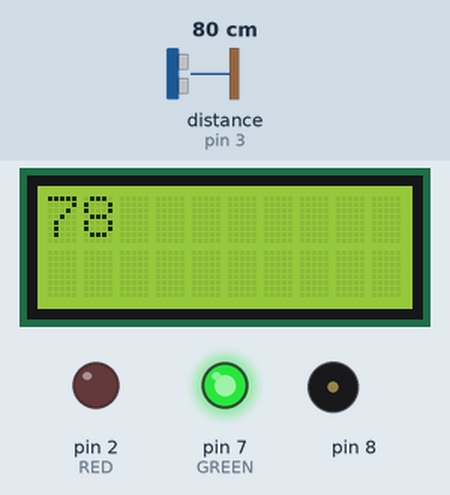
Recording of a sketch running on a simulated Arduino Uno, built with avr-gcc and run on an emulated ATmega328P. Parts: 10×2 character LCD, output pins drawn as LEDs (lit = HIGH), buzzer (waves = sounding). Wiring (inferred from the names in the program): ultrasonic range finder: trigger pin 4; echo pin 3. The inputs (shaded band) are chosen by the test bench; at power-on: distance to the obstacle (sensor on pin 3) 80 cm. The echo pulse lasts 58.3 µs per cm; pins used as bus, display or sensor lines are not drawn; what the sketch prints to the serial monitor is not drawn.

Above: at 1.2 s.
1.3 s: distance to the obstacle (sensor on pin 3) set to 22 cm
At 1.57 s:
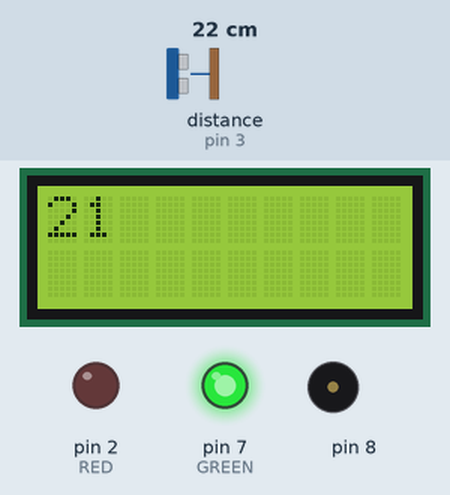
2.9 s: distance to the obstacle (sensor on pin 3) set to 18 cm
At 3.31 s:
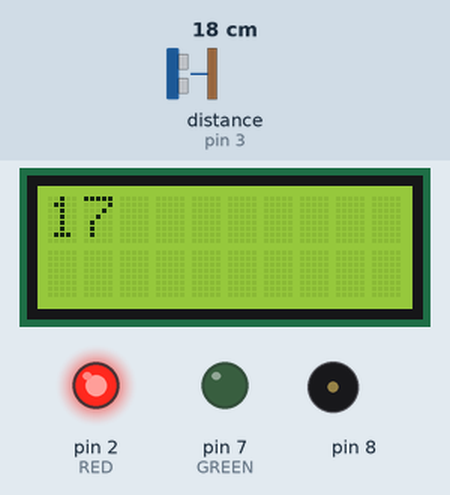
5.0 s: distance to the obstacle (sensor on pin 3) set to 2 cm
At 5.12 s:
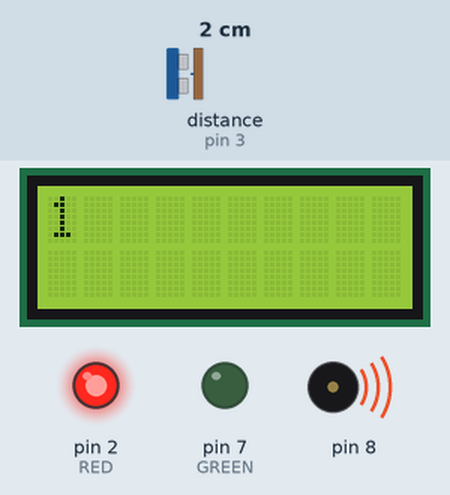
Timing chart, 0 to 12.5 s (numbered marks = the images above; inputs shaded):
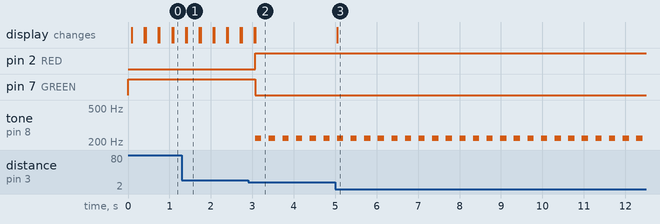

The sketch:

Sensor_Buzzer.ino
```cpp
#include "SR04.h"
#include "pitches.h"
#include "LiquidCrystal.h"

#define TRIG_PIN 4
#define ECHO_PIN 3

#define RED 2
#define GREEN 7

LiquidCrystal lcd(6, 13, 9, 10, 11, 12); //lcd pins for RS,E,D4,D5,D6,D7

SR04 sr04 = SR04(ECHO_PIN, TRIG_PIN);
long a;

void setup() {
  Serial.begin(9600);  //allows to watch what is being sent in the serial monitor on that channel
  pinMode(RED, OUTPUT); //Saying that RED is an output
  pinMode(GREEN, OUTPUT);
  digitalWrite(RED, LOW); //tells RED to be given 0V
  digitalWrite(GREEN, HIGH); //tells GREEN to be given 5V
  lcd.begin(10, 2);
}

void loop() {
  a = sr04.Distance();
  Serial.print(a);
  Serial.println("cm");
  lcd.setCursor(0,0);
  lcd.print(a);
  if (a < 20) {
    digitalWrite(GREEN, LOW);
    digitalWrite(RED, HIGH);
    tone(8, NOTE_A3, 150);
  }
  else {
    digitalWrite(RED, LOW);
    digitalWrite(GREEN, HIGH);
  }
  delay(300);
  lcd.clear();
}
```

SR04.cpp
```cpp
#include "SR04.h"

SR04::SR04(int echoPin, int triggerPin) {
    _echoPin = echoPin;
    _triggerPin = triggerPin;
    pinMode(_echoPin, INPUT);
    pinMode(_triggerPin, OUTPUT);
    _autoMode = false;
    _distance = 999;
}


long SR04::Distance() {
    long d = 0;
    _duration = 0;
    digitalWrite(_triggerPin, LOW);
    delayMicroseconds(2);
    digitalWrite(_triggerPin, HIGH);
    delayMicroseconds(10);
    digitalWrite(_triggerPin, LOW);
    delayMicroseconds(2);
    _duration = pulseIn(_echoPin, HIGH, PULSE_TIMEOUT);
    d = MicrosecondsToCentimeter(_duration);
    delay(25);
    return d;
}

long SR04::DistanceAvg(int wait, int count) {
    long min, max, avg, d;
    min = 999;
    max = 0;
    avg = d = 0;

    if (wait < 25) {
        wait = 25;
    }

    if (count < 1) {
        count = 1;
    }

    for (int x = 0; x < count + 2; x++) {
        d = Distance();

        if (d < min) {
            min = d;
        }

        if (d > max) {
            max = d;
        }

        avg += d;
    }

    // substract highest and lowest value
    avg -= (max + min);
    // calculate average
    avg /= count;
    return avg;
}

void SR04::Ping() {
    _distance = Distance();
}

long SR04::getDistance() {
    return _distance;
}

long SR04::MicrosecondsToCentimeter(long duration) {
    long d = (duration * 100) / 5882;
    //d = (d == 0)?999:d;
    return d;
}
```

SR04.h
```cpp
#ifndef SR04_H
#define SR04_H

#if defined(ARDUINO) && ARDUINO >= 100
	#include "Arduino.h"
#else
	#include "WProgram.h"
#endif
//#include "pins_arduino.h"

#include <inttypes.h>

#define PULSE_TIMEOUT 150000L	// 100ms
#define DEFAULT_DELAY 10
#define DEFAULT_PINGS 5
class SR04 {
public:

	/**
	* Constructor
	* Ultrasonic sensor SR04, four connections pins
	* VCC, ECHO, TRIGGER, GND
	* <br>
	* \param echoPin digital INPUT-Pin for measuring distance
	* \param triggerPin if 10us high a trigger signal is generated from
	*					SR04
	*
	* \return void
	*/
	SR04(int echoPin, int triggerPin);

	/**
	* Do a measurment for this sensor. Return distance as long
	* in centimenter
	* \return long distance in centimeter
	*/
	long Distance();

	/**
	* Do count measurents and calculate the average.
	* To avoid defilement from ow/high peaks, min/max values
	* are substracted from the average
	*
	* \param wait delay between measurements, default = DEFAULT_DELAY/ms
	* \param count number of measurements, default DEFAULT_PINGS
	* \return long distance in centimeter
	**/
	long DistanceAvg(int wait=DEFAULT_DELAY, int count=DEFAULT_PINGS);

	/**
	* Do only a ping. Get result with methode getDistance()
	*
	* \param keine
	*/
	void Ping() ;

	/**
	* return latest distance. Methode Ping() should be called before
	* \param keine
	* \return Distanz in Zentimeter
	*/
	long getDistance();


private:
	/**
	* Do the measurement calculation and return result in centimeter
	* SR04 measure echo time to obstacle and return way.
	* <br>
	* Sound travels with 340m/sec
	* <br>
	* Example: Obstace 100cm away from SR04. Measure time is 100cm to
	* obstacle and 100cm return = 200cm
	* <br>
	* 1sec = 1000ms = 1.000.000uS
	* 1.000.000 / 340 = Distance in microseconds for 100cm
	* 2941uS fuer 100cm = 5882 uS fuer 200cm
	*
	* duration / 5882 * 100 = distance in cm
	*/
	long MicrosecondsToCentimeter(long duration);

	long _currentDistance;
	int _echoPin, _triggerPin;
	long _duration, _distance;
	bool _autoMode;
};
#endif
```

pitches.h
```cpp
/*************************************************
 * Public Constants
 *************************************************/

#define NOTE_B0  31
#define NOTE_C1  33
#define NOTE_CS1 35
#define NOTE_D1  37
#define NOTE_DS1 39
#define NOTE_E1  41
#define NOTE_F1  44
#define NOTE_FS1 46
#define NOTE_G1  49
#define NOTE_GS1 52
#define NOTE_A1  55
#define NOTE_AS1 58
#define NOTE_B1  62
#define NOTE_C2  65
#define NOTE_CS2 69
#define NOTE_D2  73
#define NOTE_DS2 78
#define NOTE_E2  82
#define NOTE_F2  87
#define NOTE_FS2 93
#define NOTE_G2  98
#define NOTE_GS2 104
#define NOTE_A2  110
#define NOTE_AS2 117
#define NOTE_B2  123
#define NOTE_C3  131
#define NOTE_CS3 139
#define NOTE_D3  147
#define NOTE_DS3 156
#define NOTE_E3  165
#define NOTE_F3  175
#define NOTE_FS3 185
#define NOTE_G3  196
#define NOTE_GS3 208
#define NOTE_A3  220
#define NOTE_AS3 233
#define NOTE_B3  247
#define NOTE_C4  262
#define NOTE_CS4 277
#define NOTE_D4  294
#define NOTE_DS4 311
#define NOTE_E4  330
#define NOTE_F4  349
#define NOTE_FS4 370
#define NOTE_G4  392
#define NOTE_GS4 415
#define NOTE_A4  440
#define NOTE_AS4 466
#define NOTE_B4  494
#define NOTE_C5  523
#define NOTE_CS5 554
#define NOTE_D5  587
#define NOTE_DS5 622
#define NOTE_E5  659
#define NOTE_F5  698
#define NOTE_FS5 740
#define NOTE_G5  784
#define NOTE_GS5 831
#define NOTE_A5  880
#define NOTE_AS5 932
#define NOTE_B5  988
#define NOTE_C6  1047
#define NOTE_CS6 1109
#define NOTE_D6  1175
#define NOTE_DS6 1245
#define NOTE_E6  1319
#define NOTE_F6  1397
#define NOTE_FS6 1480
#define NOTE_G6  1568
#define NOTE_GS6 1661
#define NOTE_A6  1760
#define NOTE_AS6 1865
#define NOTE_B6  1976
#define NOTE_C7  2093
#define NOTE_CS7 2217
#define NOTE_D7  2349
#define NOTE_DS7 2489
#define NOTE_E7  2637
#define NOTE_F7  2794
#define NOTE_FS7 2960
#define NOTE_G7  3136
#define NOTE_GS7 3322
#define NOTE_A7  3520
#define NOTE_AS7 3729
#define NOTE_B7  3951
#define NOTE_C8  4186
#define NOTE_CS8 4435
#define NOTE_D8  4699
#define NOTE_DS8 4978
```

Measured:
- the behaviour switches between 21 and 20 cm on distance to the obstacle (sensor on pin 3) (found by bisection; images 1 and 2)
- after the input at 1.3 s, the display: first differs from a run without the input after 0.12 s (image 1)
- after the input at 2.9 s, pin 2 (RED): LOW → HIGH after 0.17 s; pin 7 (GREEN): HIGH → LOW after 0.17 s; tone on pin 8: alternates 220 Hz for 0.15 s and silent for 0.18 s, starting after 0.17 s; the display: first differs from a run without the input after 0.17 s (image 2)
- after the input at 5.0 s, the display: changes after 0.05 s (image 3)
